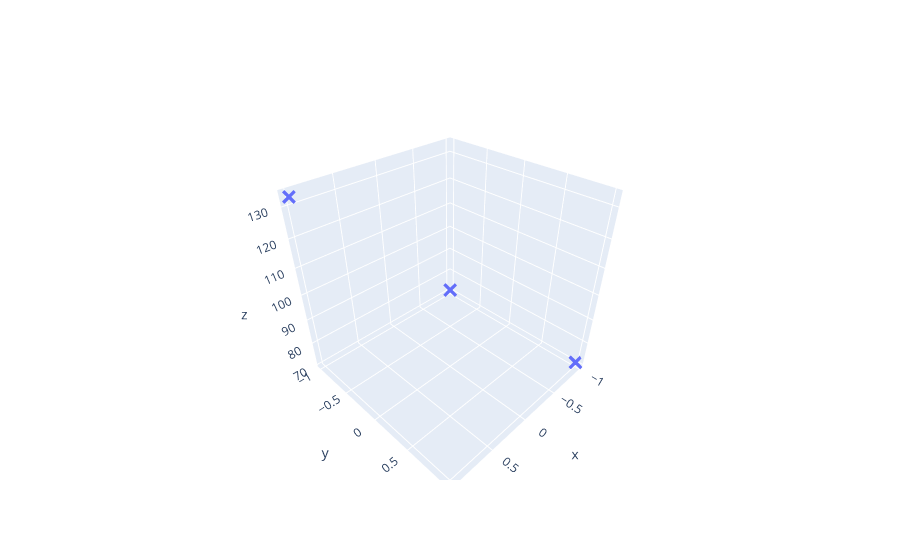

Notebook code for this chart:
### Code cell
fig = go.Figure(data=[go.Scatter3d(x=X[:,0],y=X[:,1],z=Y.reshape((-1)),mode="markers",marker_symbol="x",marker_size=5)])
fig.show()

### Figure 1 — Plotly figure (JSON) as saved in the notebook; plotly's stock layout.template omitted (floating-point values rounded to 4 significant figures)
{"data": [{"marker": {"size": 5, "symbol": "x"}, "mode": "markers", "type": "scatter3d", "x": [1.0, 1.0, -1, -1], "y": [-1.0, 1.0, -1.0, 1.0], "z": [133, 133, 71, 71]}], "layout": {}}
